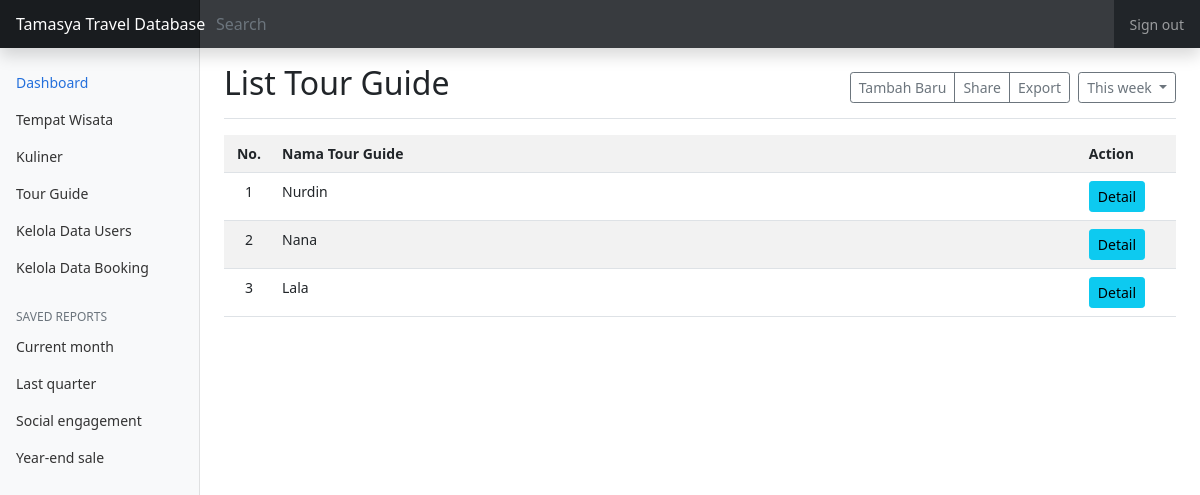
Page /cobaprojek/explore.php?page=guide on the committed database.
### tables this page shows
CREATE TABLE `tour_guide` (
  `id_guide` int(11) NOT NULL,
  `nama_guide` varchar(256) NOT NULL,
  `deskripsi` varchar(256) NOT NULL,
  `no_hp` varchar(20) NOT NULL,
  `foto` varchar(256) NOT NULL
);

### cobaprojek/pages/guide.php (the view, shortened to what this page needs)
<div class="d-flex justify-content-between flex-wrap flex-md-nowrap align-items-center pt-3 pb-2 mb-3 border-bottom">
    <h1 class="h2">List Tour Guide</h1>
    <div class="btn-toolbar mb-2 mb-md-0">
      <div class="btn-group me-2">
        <a href="?page=guide_create" class="btn btn-sm btn-outline-secondary">Tambah Baru</a>
        <button type="button" class="btn btn-sm btn-outline-secondary">Share</button>
        <button type="button" class="btn btn-sm btn-outline-secondary">Export</button>
      </div>
      <button type="button" class="btn btn-sm btn-outline-secondary dropdown-toggle">
        This week
      </button>
    </div>
</div>
<?php
    $sql = "select * from tour_guide";
    $result = mysqli_query($koneksi,$sql);
?>
<table class="table table-striped">
    <tr>
        <th width="50px" class="text-center">No.</th>
        <th>Nama Tour Guide</th>
        <th width="10%">Action</th>
    </tr>
    <?php
    $no = 0;
    while($row = mysqli_fetch_assoc($result))
    {
        $no++;
        echo "<tr>
            <td class='text-center'>".$no."</td>
            <td>".$row['nama_guide']."</td>
            <td><a href='?page=guide_detail&id_guide=".$row['id_guide']."' class='btn btn-sm btn-info'>Detail</a></td>
        </tr>";
    }
    ?>
</table>

### cobaprojek/assets/css/dashboard.css (style rules this page uses)
body { font-size: .875rem; }

### rows in the picture
tour_guide: nama_guide "Nurdin"
tour_guide: nama_guide "Nana"
tour_guide: nama_guide "Lala"
